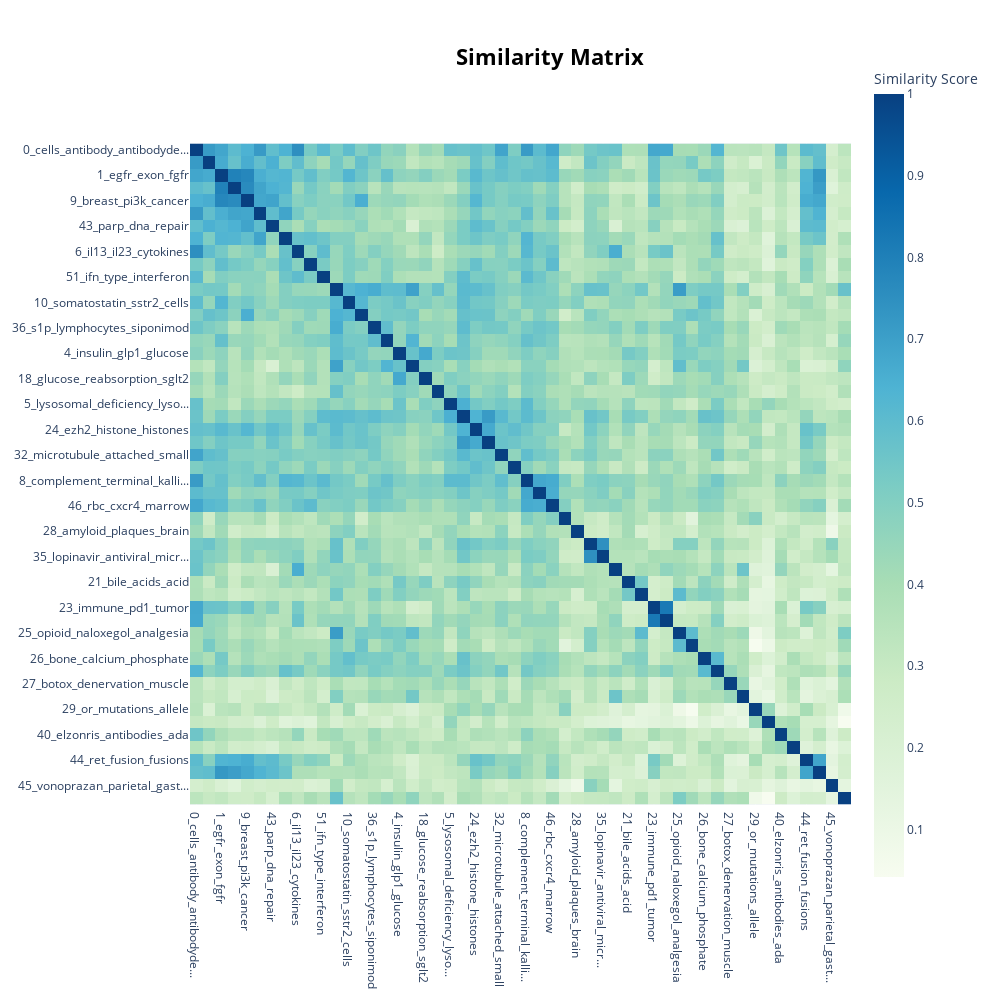

The code cell stored with this chart in its notebook:
### Markdown cell above
## Visualize Topic Similarity
Having generated topic embeddings, through both c-TF-IDF and embeddings, we can create a similarity matrix by simply applying cosine similarities through those topic embeddings. The result will be a matrix indicating how similar certain topics are to each other.

### Code cell
topic_model.visualize_heatmap(n_clusters=20, width=1000, height=1000)

### Figure 1 — Plotly figure (JSON) as saved in the notebook; plotly's stock layout.template omitted (floating-point values rounded to 4 significant figures; data arrays with more than 128 entries replaced by an {"elided": "..."} marker saying what was removed)
{"data": [{"coloraxis": "coloraxis", "hovertemplate": "x: %{x}<br>y: %{y}<br>Similarity Score: %{z}<extra></extra>", "name": "0", "type": "heatmap", "x": ["0_cells_antibody_antibodyde...", "22_myeloma_pomalidomide_mel...", "1_egfr_exon_fgfr", "7_braf_v600e_encorafenib", "9_breast_pi3k_cancer", "16_btk_bcell_bcrabl", "43_parp_dna_repair", "2_jak_jaks_jak2", "6_il13_il23_cytokines", "37_hif2_stabilization_nrf2", "51_ifn_type_interferon", "3_5ht_receptors_serotonin", "10_somatostatin_sstr2_cells", "14_androgen_estrogen_estrog...", "36_s1p_lymphocytes_siponimod", "48_et_endothelin_et1", "4_insulin_glp1_glucose", "15_beta_may_heart", "18_glucose_reabsorption_sglt2", "20_pde5_tadalafil_pde4", "5_lysosomal_deficiency_lyso...", "17_ttr_mrna_interference", "24_ezh2_histone_histones", "31_decitabine_telomerase_dna", "32_microtubule_attached_small", "34_idh1_idh2_2hg", "8_complement_terminal_kalli...", "13_platelet_fxa_aggregation", "46_rbc_cxcr4_marrow", "11_cftr_chloride_transport", "28_amyloid_plaques_brain", "12_124_microbiology_see", "35_lopinavir_antiviral_micr...", "19_asthma_fluticasone_eosin...", "21_bile_acids_acid", "42_colonic_intestinal_pain", "23_immune_pd1_tumor", "39_pd1_tcell_pdl1", "25_opioid_naloxegol_analgesia", "38_naproxen_prostaglandins_...", "26_bone_calcium_phosphate", "47_calcineurin_tacrolimus_il2", "27_botox_denervation_muscle", "30_bronchodilation_smooth_a...", "29_or_mutations_allele", "33_gla_variant_variants", "40_elzonris_antibodies_ada", "41_findings_relevance_clini...", "44_ret_fusion_fusions", "50_alk_implanted_lorlatinib", "45_vonoprazan_parietal_gast...", "49_orexin_neuropeptides_sup..."], "xaxis": "x", "y": ["0_cells_antibody_antibodyde...", "22_myeloma_pomalidomide_mel...", "1_egfr_exon_fgfr", "7_braf_v600e_encorafenib", "9_breast_pi3k_cancer", "16_btk_bcell_bcrabl", "43_parp_dna_repair", "2_jak_jaks_jak2", "6_il13_il23_cytokines", "37_hif2_stabilization_nrf2", "51_ifn_type_interferon", "3_5ht_receptors_serotonin", "10_somatostatin_sstr2_cells", "14_androgen_estrogen_estrog...", "36_s1p_lymphocytes_siponimod", "48_et_endothelin_et1", "4_insulin_glp1_glucose", "15_beta_may_heart", "18_glucose_reabsorption_sglt2", "20_pde5_tadalafil_pde4", "5_lysosomal_deficiency_lyso...", "17_ttr_mrna_interference", "24_ezh2_histone_histones", "31_decitabine_telomerase_dna", "32_microtubule_attached_small", "34_idh1_idh2_2hg", "8_complement_terminal_kalli...", "13_platelet_fxa_aggregation", "46_rbc_cxcr4_marrow", "11_cftr_chloride_transport", "28_amyloid_plaques_brain", "12_124_microbiology_see", "35_lopinavir_antiviral_micr...", "19_asthma_fluticasone_eosin...", "21_bile_acids_acid", "42_colonic_intestinal_pain", "23_immune_pd1_tumor", "39_pd1_tcell_pdl1", "25_opioid_naloxegol_analgesia", "38_naproxen_prostaglandins_...", "26_bone_calcium_phosphate", "47_calcineurin_tacrolimus_il2", "27_botox_denervation_muscle", "30_bronchodilation_smooth_a...", "29_or_mutations_allele", "33_gla_variant_variants", "40_elzonris_antibodies_ada", "41_findings_relevance_clini...", "44_ret_fusion_fusions", "50_alk_implanted_lorlatinib", "45_vonoprazan_parietal_gast...", "49_orexin_neuropeptides_sup..."], "yaxis": "y", "z": {"elided": "52x52 float values"}}], "layout": {"coloraxis": {"colorbar": {"title": {"text": "Similarity Score"}}, "colorscale": [[0, "rgb(247,252,240)"], [0.125, "rgb(224,243,219)"], [0.25, "rgb(204,235,197)"], [0.375, "rgb(168,221,181)"], [0.5, "rgb(123,204,196)"], [0.625, "rgb(78,179,211)"], [0.75, "rgb(43,140,190)"], [0.875, "rgb(8,104,172)"], [1, "rgb(8,64,129)"]]}, "height": 1000, "hoverlabel": {"bgcolor": "white", "font": {"family": "Rockwell", "size": 16}}, "legend": {"title": {"text": "Trend"}}, "margin": {"t": 60}, "showlegend": true, "title": {"font": {"color": "Black", "size": 22}, "text": "<b>Similarity Matrix</b>", "x": 0.55, "xanchor": "center", "y": 0.95, "yanchor": "top"}, "width": 1000, "xaxis": {"anchor": "y", "constrain": "domain", "domain": [0, 1], "scaleanchor": "y"}, "yaxis": {"anchor": "x", "autorange": "reversed", "constrain": "domain", "domain": [0, 1]}}}
